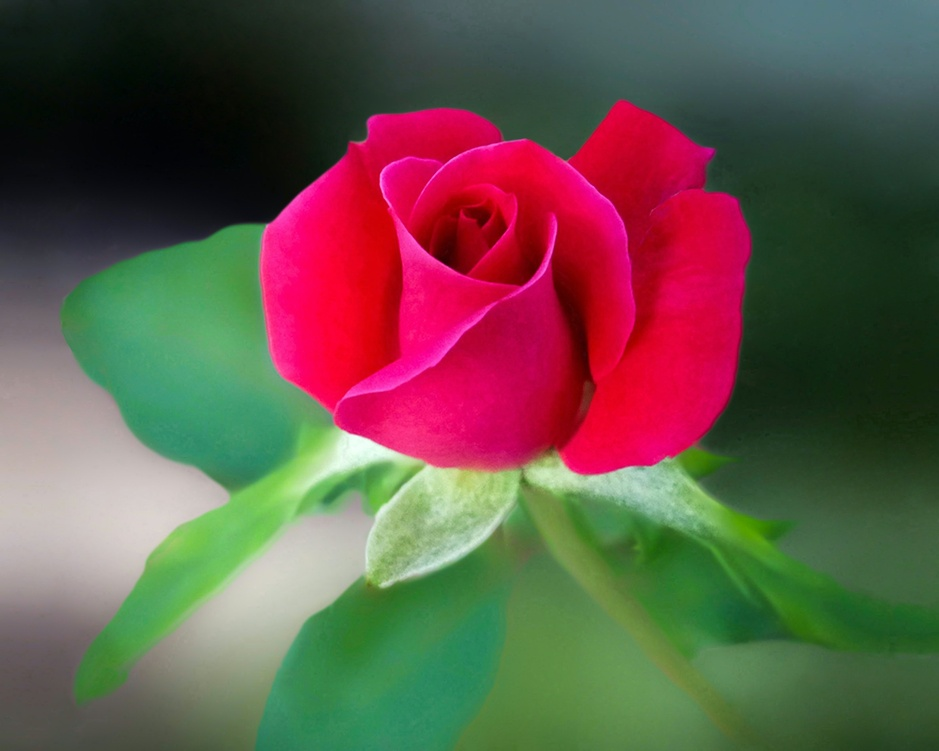
#> input picture rose.jpg, 939 x 751 px, shrunk from 2371 x 1897 before the run
$ python lect2_3.py
#> lines starting #> are read from the running program, lines starting #| are printed output that depends on the picture
###
import numpy as np
import cv2
from matplotlib import pyplot as plt
# Load the image
img = cv2.imread('rose.jpg',0)
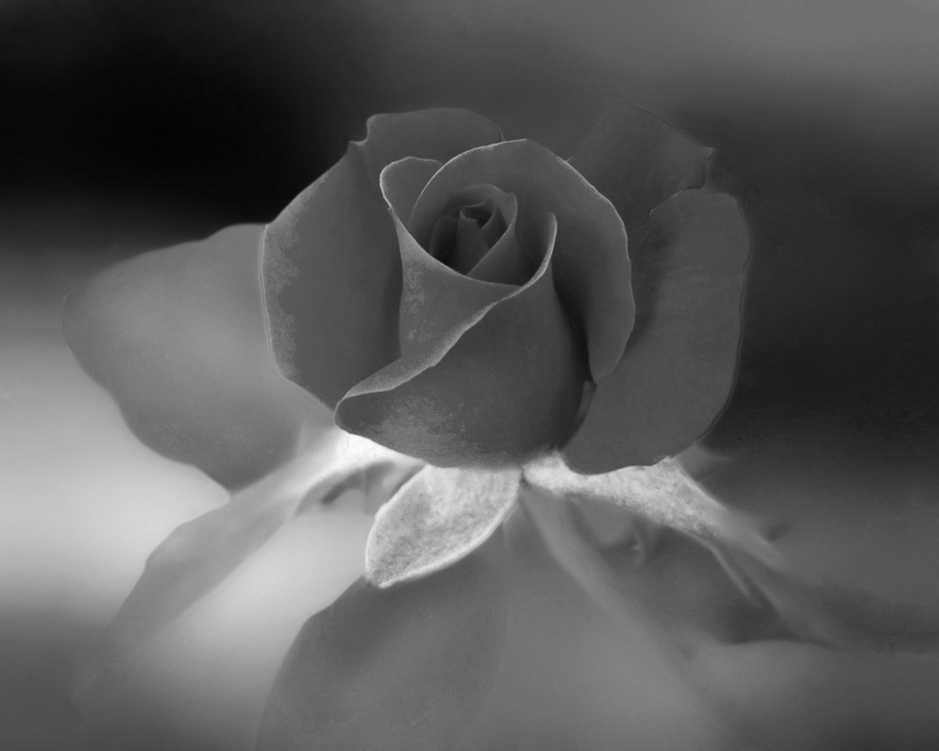
#> img: shape (751, 939); min 1, max 252, mean 88.9

clahe = cv2.createCLAHE(clipLimit=2.0, tileGridSize=(8,8))

# Apply CLAHE to the image
equ = clahe.apply(img)
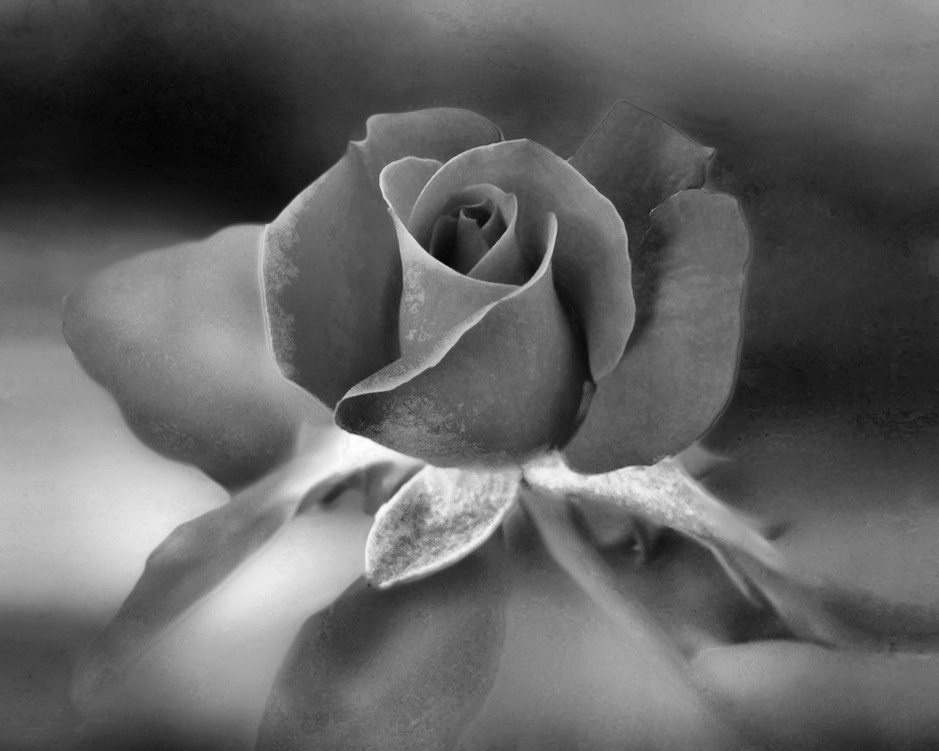
#> equ: shape (751, 939); min 2, max 254, mean 98.7

# Calculate the histogram of the original and CLAHE image
hist = cv2.calcHist([img],[0],None,[256],[0,255])
#> hist = 256 values, max 8881 at index 80, min 0 at index 0, mean 2754.6
hist_equ = cv2.calcHist([equ],[0],None,[256],[0,255])
#> hist_equ = 256 values, max 7083 at index 104, min 0 at index 0, mean 2754.6

# Create subplots
fig, axs = plt.subplots(2, 2)

# Show the original image
axs[0, 0].imshow(img, cmap='gray')
axs[0, 0].set_title('Original Image')

# Show the histogram of the original image
axs[0, 1].plot(hist)
axs[0, 1].set_title('Histogram of Original Image')

# Show the CLAHE image
axs[1, 0].imshow(equ, cmap='gray')
axs[1, 0].set_title('CLAHE Image')

# Show the histogram of the CLAHE image
axs[1, 1].plot(hist_equ)
axs[1, 1].set_title('Histogram of CLAHE Image')

# Display the plot
plt.show()
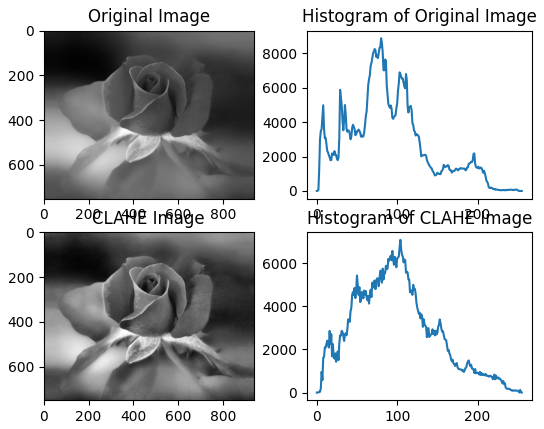
#> figure drawn by matplotlib, 4 panels; panel 2: curve peaks at x = 80, y = 8881; panel 4: curve peaks at x = 104, y = 7083

$ run again, with 2.jpg copied over rose.jpg
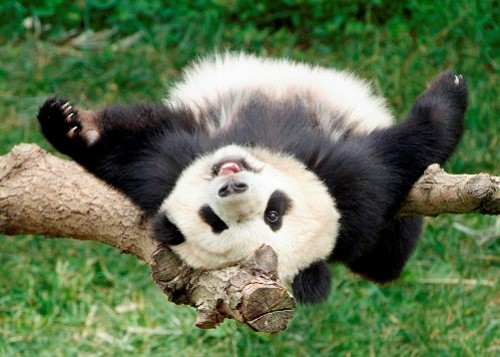
#> input picture 2.jpg, 500 x 357 px
#> `equ = clahe.apply(img)`:
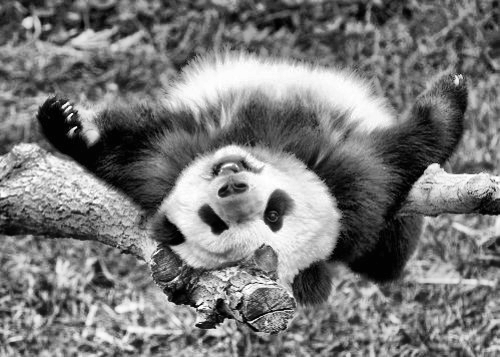
#> equ: shape (357, 500); min 0, max 255, mean 120.6
#> hist = 256 values, max 3152 at index 0, min 0 at index 255, mean 697.2
#> hist_equ = 256 values, max 2301 at index 2, min 0 at index 255, mean 697.2
#> `plt.show()`:
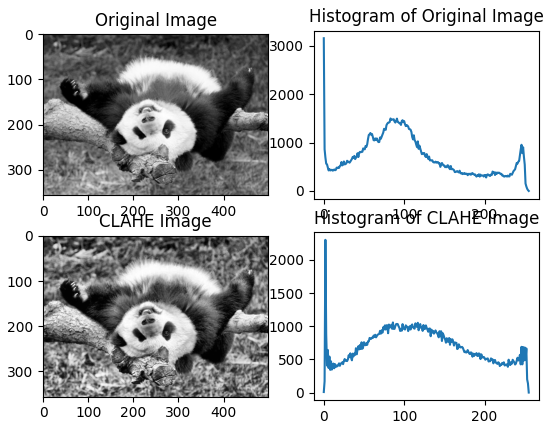
#> figure drawn by matplotlib, 4 panels; panel 2: curve peaks at x = 0, y = 3152; panel 4: curve peaks at x = 2, y = 2301
